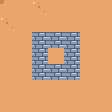

A 2D game scene composited from a Tiled map and its tileset images. What follows is a short description and the map's XML, with every tile layer's data as written:
An orthogonal 7x7 tile map with 16x16 px tiles, 3 tile layers (Ground, Walls, WaterLayer), 2 tilesets.

<map version="1.10" tiledversion="1.10.2" orientation="orthogonal" renderorder="right-down" width="7" height="7" tilewidth="16" tileheight="16" infinite="0" nextlayerid="6" nextobjectid="3">
 <tileset firstgid="1" source="dungeon_tilemap_packed.tsx" />
 <tileset firstgid="133" source="battle_tilemap_packed.tsx" />
 <layer id="1" name="Ground" width="7" height="7">
  <data encoding="csv">
54,49,50,49,49,49,49,
50,49,49,49,49,49,49,
49,49,49,49,49,49,49,
49,49,50,49,49,49,49,
49,49,49,49,49,49,49,
49,49,49,49,49,49,49,
49,49,49,49,49,49,49
</data>
 </layer>
 <layer id="5" name="Walls" width="7" height="7">
  <properties>
   <property name="kintsugi:collisionlayerbelong" value="wall" />
  </properties>
  <data encoding="csv">
0,0,0,0,0,0,0,
0,0,0,0,0,0,0,
0,0,41,41,41,0,0,
0,0,41,0,41,0,0,
0,0,41,41,41,0,0,
0,0,0,0,0,0,0,
0,0,0,0,0,0,0
</data>
 </layer>
 <layer id="2" name="WaterLayer" width="7" height="7">
  <properties>
   <property name="kintsugi:collisionlayercollide" value="unit" />
   <property name="kintsugi:istrigger" type="bool" value="true" />
  </properties>
  <data encoding="csv">
0,0,0,0,0,0,0,
0,0,0,0,0,0,0,
0,0,0,0,0,0,0,
0,0,0,0,0,0,0,
0,0,0,0,0,0,0,
0,0,0,0,0,0,0,
0,0,0,0,0,0,0
</data>
 </layer>
</map>
